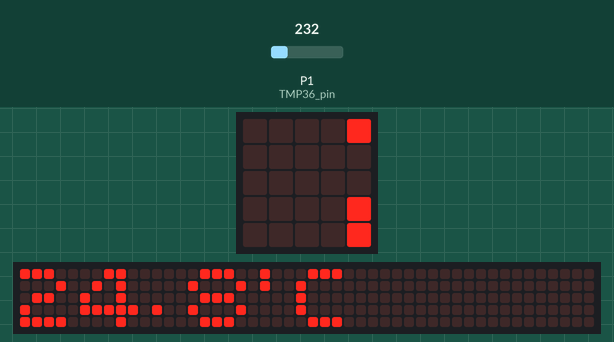
Simulated run of this program. Board: BBC micro:bit running MicroPython. Shown: the board's 5×5 LED display, a strip that is not on the board, showing the scrolling text unrolled. The test bench sets the inputs (shaded band); at power-on: P1 (TMP36_pin) = 232 (analog values on the 0–1023 scale). The 48×5 strip is a reading aid, not a part: it shows the text the display is scrolling, unrolled, one strip-width of it at a time.

Above: at 0.07 s.
At 0.67 s:
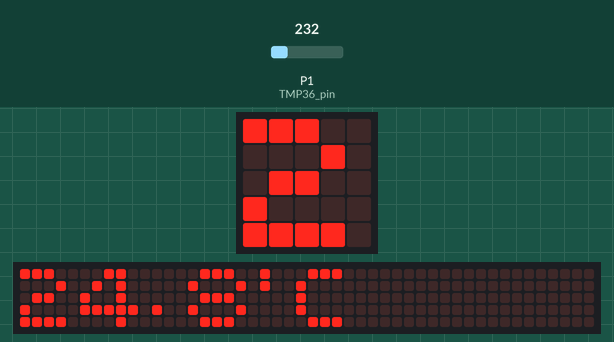
At 1.27 s:
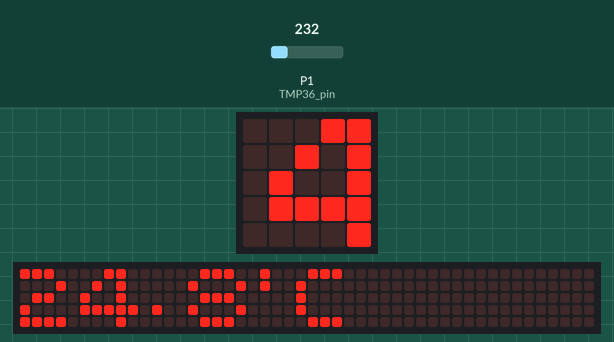
At 2.62 s:
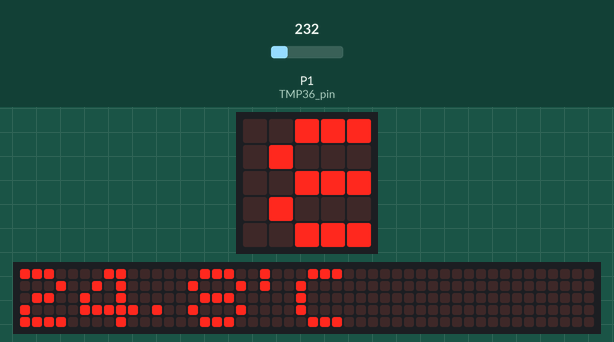
At 3.97 s:
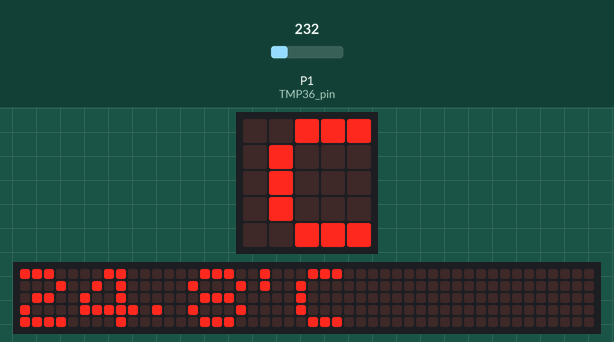
At 5.32 s:
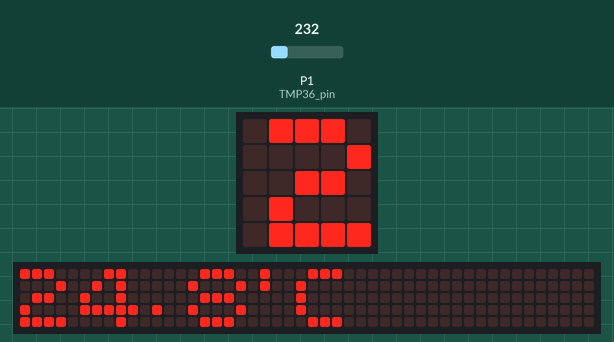

Measured:
- by itself, everything shown: repeats every 4.8 s, in 32 steps

The program:

main.py
```python
from microbit import *
from machine import *
from utime import sleep_us


TMP36_pin = pin1


def read_TMP36():
    i = 16
    v = 0
    t = 0
    avg = 0

    while(i > 0):
        avg += TMP36_pin.read_analog()
        i -= 1
        sleep_us(10)

    avg >>= 4

    v =  ((avg * 3300.0) / 1023.0)
    t =  ((v - 500.0) / 10.0)

    return t


while(True):
    temp = read_TMP36()
    display.scroll(str("%2.1f'C" %temp))
```
